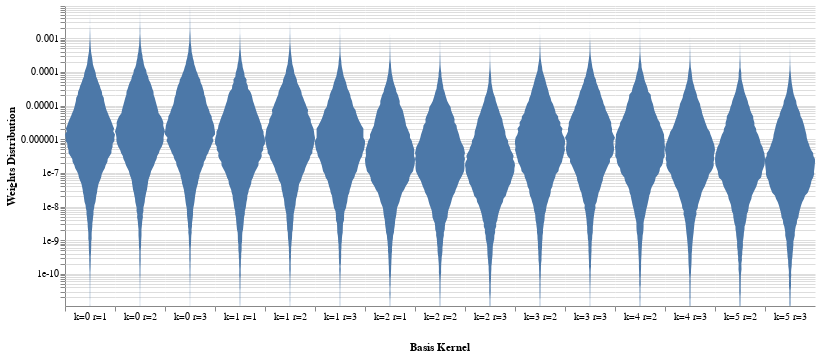

The code cell stored with this chart in its notebook:
### Code cell
base.plot_weights_hist(weights_grad, complex_norm=True, wrange=(1e-11, 1e-2), binspace='log')

### Figure 1 — Vega-Lite specification as saved in the notebook (floating-point values rounded to 4 significant figures; data arrays with more than 128 entries replaced by an {"elided": "..."} marker saying what was removed)
{"config": {"view": {"continuousWidth": 400, "continuousHeight": 300, "stroke": null}, "facet": {"spacing": 0}}, "data": {"name": "data-f6af862deee13040f9df861af4c81693"}, "mark": {"type": "area", "orient": "horizontal"}, "encoding": {"column": {"type": "nominal", "field": "name", "header": {"labelOrient": "bottom", "labelPadding": 0, "titleOrient": "bottom"}, "title": "Basis Kernel"}, "x": {"type": "quantitative", "axis": {"grid": false, "labels": false, "ticks": true, "values": [0]}, "field": "density", "impute": null, "stack": "center", "title": null}, "y": {"type": "quantitative", "axis": {"title": "Weights Distribution"}, "field": "w", "scale": {"constant": 0.0004528, "domain": [1.116e-11, 0.009056], "type": "log"}}}, "selection": {"selector058": {"type": "interval", "bind": "scales", "encodings": ["y"]}}, "width": 50, "$schema": "https://vega.github.io/schema/vega-lite/v4.8.1.json", "datasets": {"data-f6af862deee13040f9df861af4c81693": {"elided": "1485 records"}}}
